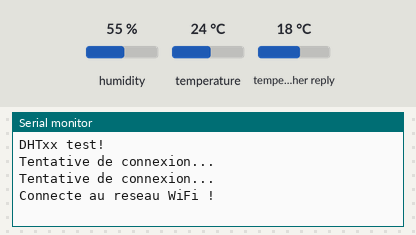
Recording of a sketch running on a simulated ESP32. On the bench: the last lines printed to the serial monitor. Inputs (shaded band) come from the test bench; at power-on: humidity 55 %, temperature in the weather reply 18 °C, temperature 24 °C. WiFi joins after 1.5 s; servers stay silent unless stated; web services answer with replies made up by the test bench.

Above: at 3.2 s.
3.3 s: humidity set to 22 %
At 4.9 s:
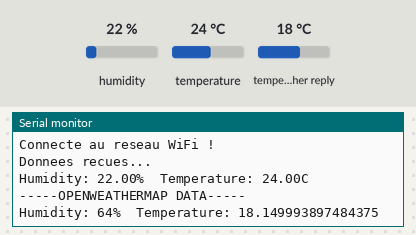
5.7 s: temperature in the weather reply set to -14 °C
At 7.1 s:
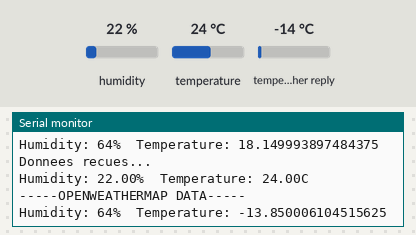
7.3 s: temperature set to 12 °C
At 8.8 s:
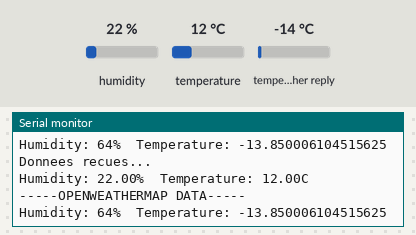
8.9 s: temperature in the weather reply set to -1 °C
10.5 s: humidity set to 40 %
At 12.2 s:
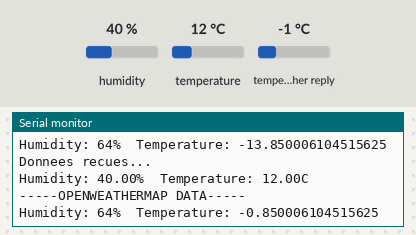
Timing chart, 0 to 13.1 s (numbered marks = the images above; inputs shaded):
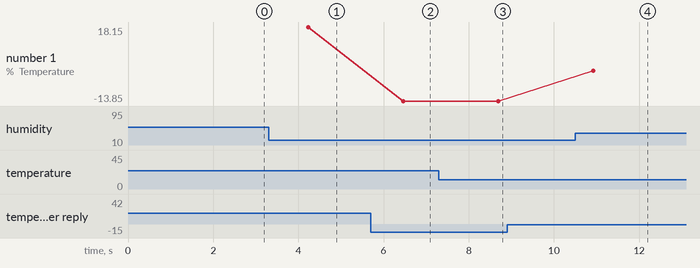

Measured:
- after the input at 3.3 s, the serial monitor: prints a new line after 0.93 s (image 1)
- after the input at 5.7 s, the serial monitor: prints a new line after 0.76 s (image 2)
- after the input at 7.3 s, the serial monitor: prints a new line after 1.4 s (image 3)
- after the input at 10.5 s, the serial monitor: prints a new line after 0.42 s (image 4)
- plotted number 1: 18.15 → -13.85 after the input at 5.7 s

The sketch:

comparaison.ino
```cpp
#include "WiFi.h"
#include <HTTPClient.h>
#include "ArduinoJson.h"
#include "DHT.h"

#define DHTPIN 23     // Digital pin connected to the DHT sensor

#define DHTTYPE DHT11   // DHT 11

DHT dht(DHTPIN, DHTTYPE);

const char* ssid="SlaynPool";
const char* password="123456789";


void setup() {
  Serial.begin(115200);
  Serial.println(F("DHTxx test!"));

  dht.begin();

  WiFi.mode(WIFI_STA); // Configurer en Station WiFi

  WiFi.disconnect();
  WiFi.setHostname("Mon_systeme"); // Le nom avec lequel le systeme sera vu sur le reseau
  WiFi.begin(ssid,password); // Demande de connexion au reseau WiFi
  while(WiFi.status() != WL_CONNECTED)
    { Serial.println("Tentative de connexion...");
      delay(1000);
    }
    Serial.println("");
   Serial.println("Connecte au reseau WiFi !");

}

void loop() {
  delay(2000);

    HTTPClient http;
    http.begin("https://api.openweathermap.org/data/2.5/weather?id=6455063&appid=MaCleAPI");
    int HttpRetCode = http.GET();
    if(HttpRetCode > 0)
 {
  Serial.println("Donnees recues...");
  String json = http.getString();
  http.end();


  float h = dht.readHumidity();
  // Read temperature as Celsius (the default)
  float t = dht.readTemperature();
  // Read temperature as Fahrenheit (isFahrenheit = true)
  float f = dht.readTemperature(true);

  // Check if any reads failed and exit early (to try again).
  if (isnan(h) || isnan(t) || isnan(f)) {
    Serial.println(F("Failed to read from DHT sensor!"));
    return;
  }

  float hif = dht.computeHeatIndex(f, h);
  float hic = dht.computeHeatIndex(t, h, false);


const size_t capacity = JSON_ARRAY_SIZE(1) + JSON_OBJECT_SIZE(1) + JSON_OBJECT_SIZE(2) + JSON_OBJECT_SIZE(3) + JSON_OBJECT_SIZE(4) + JSON_OBJECT_SIZE(5) + JSON_OBJECT_SIZE(6) + JSON_OBJECT_SIZE(13);
DynamicJsonDocument doc(capacity);
deserializeJson(doc, json);

float coord_lon = doc["coord"]["lon"]; // 3.25
float coord_lat = doc["coord"]["lat"]; // 43.35

JsonObject weather_0 = doc["weather"][0];
int weather_0_id = weather_0["id"]; // 804
const char* weather_0_main = weather_0["main"]; // "Clouds"
const char* weather_0_description = weather_0["description"]; // "overcast clouds"
const char* weather_0_icon = weather_0["icon"]; // "04d"

const char* base = doc["base"]; // "stations"

JsonObject main = doc["main"];
float main_temp = main["temp"]; // 288.75
float main_feels_like = main["feels_like"]; // 281.68
float main_temp_min = main["temp_min"]; // 286.48
float main_temp_max = main["temp_max"]; // 291.15
int main_pressure = main["pressure"]; // 1010
int main_humidity = main["humidity"]; // 59

int visibility = doc["visibility"]; // 10000

JsonObject wind = doc["wind"];
float wind_speed = wind["speed"]; // 9.3
int wind_deg = wind["deg"]; // 270
float wind_gust = wind["gust"]; // 14.9

int clouds_all = doc["clouds"]["all"]; // 90

long dt = doc["dt"]; // 1582817395

JsonObject sys = doc["sys"];
int sys_type = sys["type"]; // 1
int sys_id = sys["id"]; // 6519
const char* sys_country = sys["country"]; // "FR"
long sys_sunrise = sys["sunrise"]; // 1582784879
long sys_sunset = sys["sunset"]; // 1582824723

int timezone = doc["timezone"]; // 3600
long id = doc["id"]; // 6455063
const char* name = doc["name"]; // "Beziers"
int cod = doc["cod"]; // 200

  Serial.print(F("Humidity: "));
  Serial.print(h);
  Serial.print(F("%  Temperature: "));
  Serial.print(t);
  Serial.print(F("C "));
  Serial.println("");
  Serial.println("-----OPENWEATHERMAP DATA-----");
  Serial.print(F("Humidity: "));
  Serial.print(main_humidity);

  Serial.print(F("%  Temperature: "));
  Serial.println       (main_temp - 273,15 );

}
}
```
